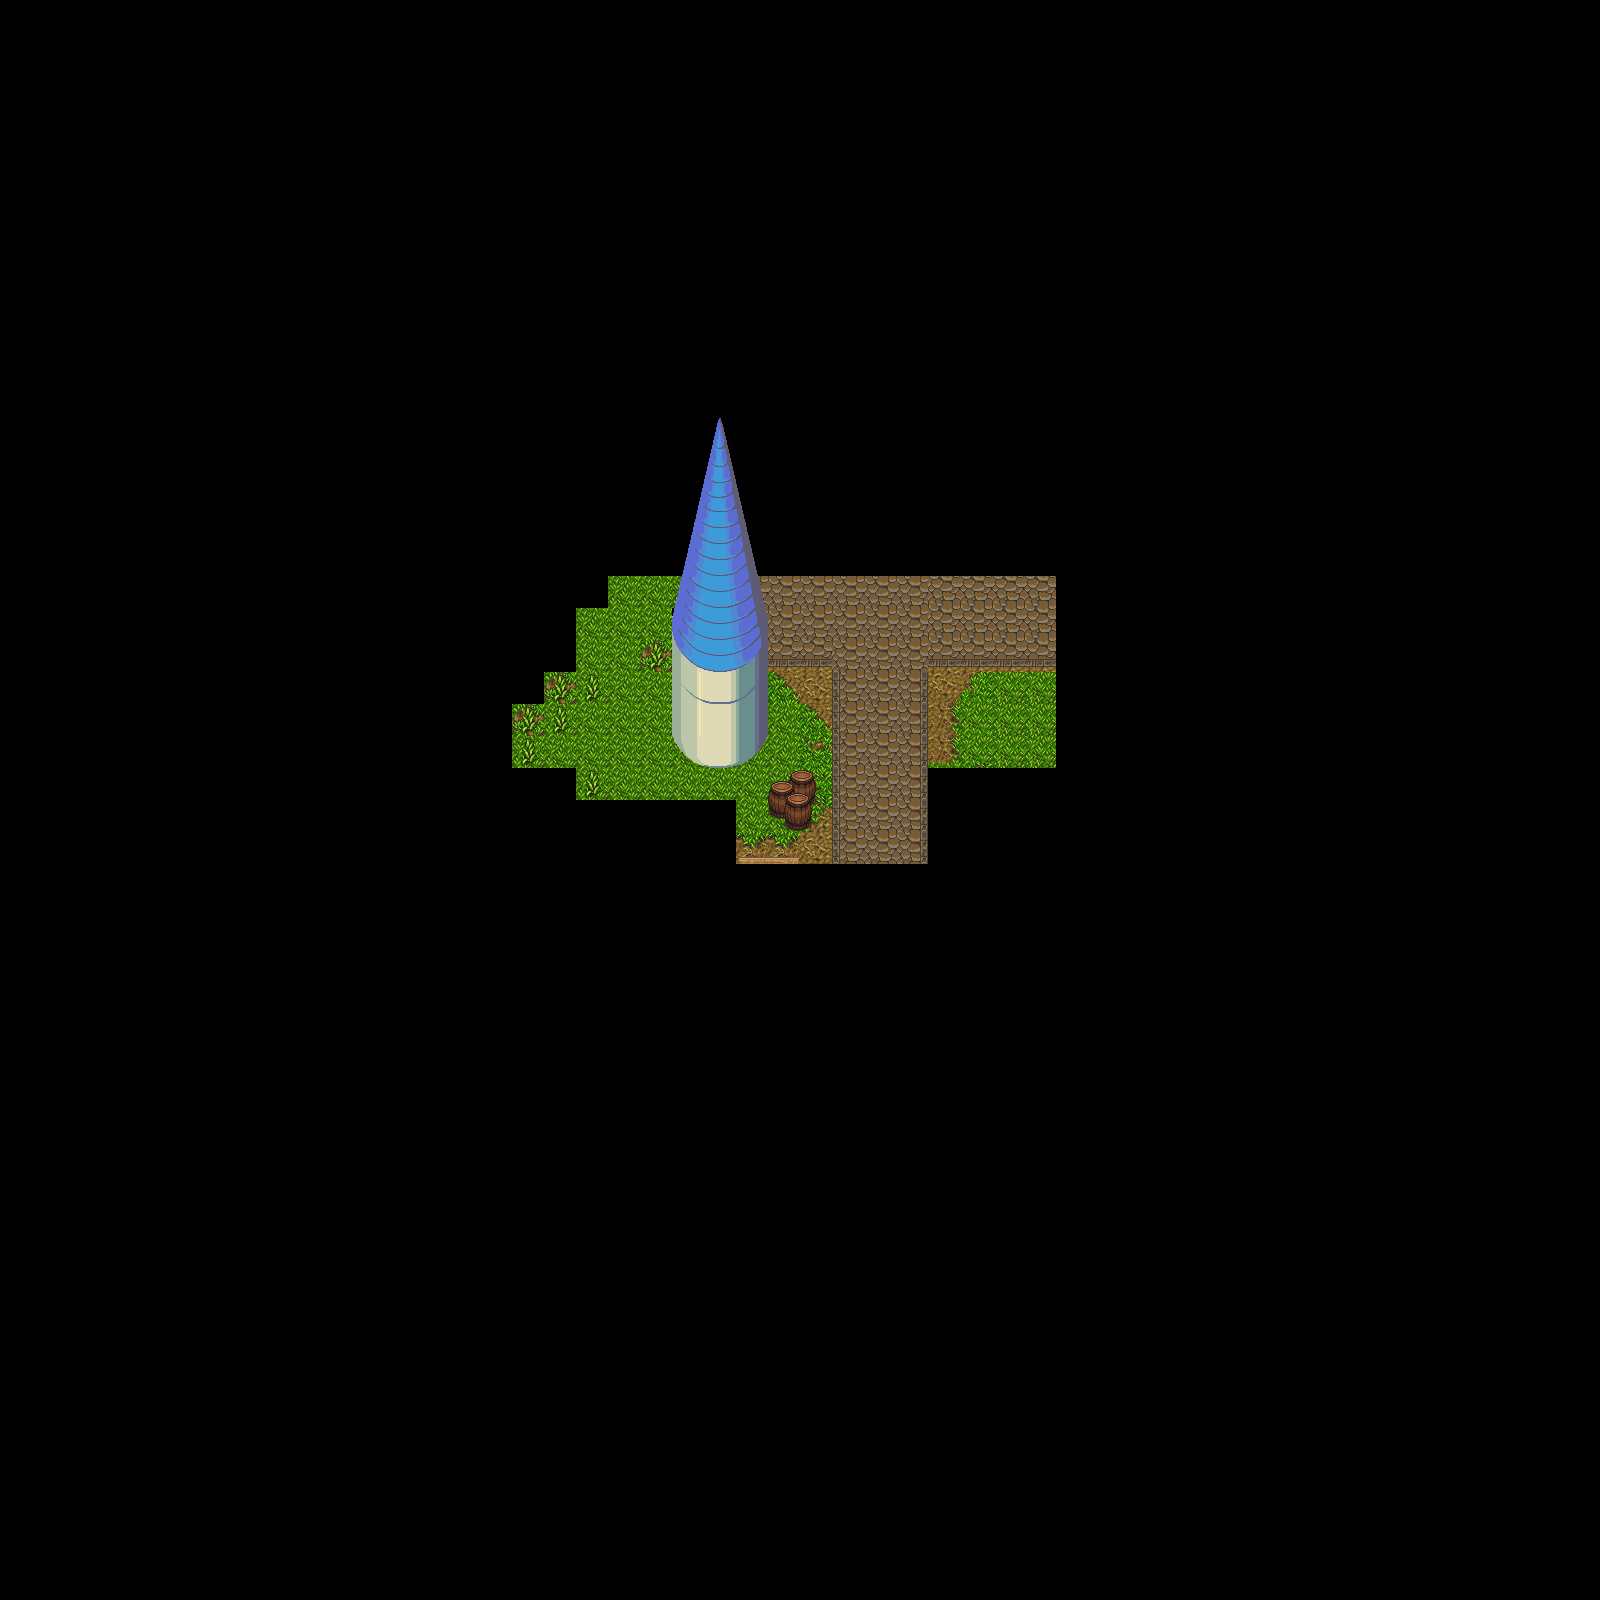

Below is a game level as drawn by its tile map, then a one-line description and the .tmx that defines it (tile-layer data replaced by summaries):
An orthogonal 50x50 tile map with 32x32 px tiles, 2 tile layers (Bottom Layer, Top Layer), 2 tilesets.

<map version="1.0" tiledversion="1.0.2" orientation="orthogonal" renderorder="right-down" width="50" height="50" tilewidth="32" tileheight="32" nextobjectid="1">
 <tileset firstgid="1" name="CastleExample" tilewidth="32" tileheight="32" tilecount="4761" columns="69">
  <image source="CastleExample.png" width="2239" height="2235" />
 </tileset>
 <tileset firstgid="4762" source="TiledSet3.tsx" />
 <layer name="Bottom Layer" width="50" height="50">
  <data>[2500 cells, 113 non-empty, 45 distinct tile ids]</data>
 </layer>
 <layer name="Top Layer" width="50" height="50">
  <data>[2500 cells, 37 non-empty, 37 distinct tile ids]</data>
 </layer>
</map>
